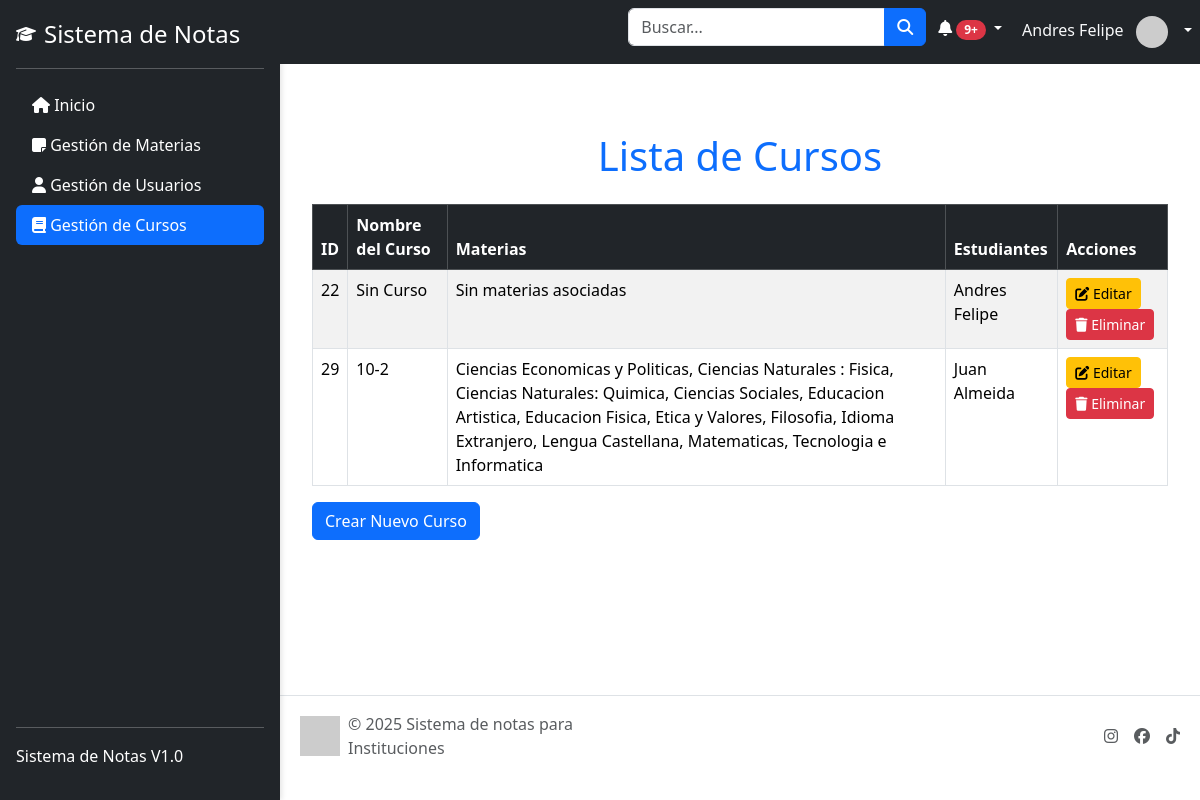
The app's page /dashboard/cursos.php (signed in) with its own data.
### tables this page shows
CREATE TABLE `cursos` (
  `id` int(11) NOT NULL,
  `nombre` varchar(100) NOT NULL,
  `materia_id` int(11) NOT NULL
);

### dashboard/cursos.php (the view, shortened to what this page needs)
<?php
include '../database.php';
$cursos = $conn->query("
    SELECT
        c.id AS curso_id,
        c.nombre AS curso_nombre,
        GROUP_CONCAT(DISTINCT m.nombre SEPARATOR ', ') AS materias,
        GROUP_CONCAT(DISTINCT u.nombre SEPARATOR ', ') AS estudiantes
    FROM cursos c
    LEFT JOIN materias m ON c.id = m.curso_id
    LEFT JOIN cursos_actuales ca ON c.id = ca.curso_id
    LEFT JOIN usuarios u ON ca.usuario_id = u.id
    GROUP BY c.id, c.nombre
");
?>
<!DOCTYPE html>
<html lang="es">
<head>
    <link rel="stylesheet" href="https://cdn.jsdelivr.net/npm/bootstrap@5.3.3/dist/css/bootstrap.min.css">
</head>
<body>
    <aside>
        <?php include 'componentes/sidebar.php'; ?>
    </aside>
    <?php include 'componentes/topbar.php'; ?>
    <main>
        <div class="container mt-5">
            <h1 class="text-center text-primary">Lista de Cursos</h1>
            <div class="table-responsive mt-4">
                <table class="table table-bordered table-striped">
                    <thead class="table-dark">
                        <tr>
                            <th>ID</th>
                            <th>Nombre del Curso</th>
                            <th>Materias</th>
                            <th>Estudiantes</th>
                            <th>Acciones</th>
                        </tr>
                    </thead>
                    <tbody>
                        <?php if ($cursos->num_rows > 0): ?>
                            <?php while ($curso = $cursos->fetch_assoc()): ?>
                                <tr>
                                    <td><?php echo $curso['curso_id']; ?></td>
                                    <td><?php echo htmlspecialchars($curso['curso_nombre']); ?></td>
                                    <td><?php echo htmlspecialchars($curso['materias'] ?? 'Sin materias asociadas'); ?></td>
                                    <td><?php echo htmlspecialchars($curso['estudiantes'] ?? 'Sin estudiantes inscritos'); ?></td>
                                    <td>
                                        <form action="cursos.php" method="get" class="d-inline">
                                            <button type="submit" class="btn btn-warning btn-sm" data-bs-toggle="modal" data-bs-target="#modalEditarCurso">
                                                <i class="fa-solid fa-pen-to-square"></i> Editar
                                            </button>
                                        </form>
                                        <a href="#"
                                            class="btn btn-danger btn-sm"
                                            onclick="confirmarEliminacion(<?php echo $curso['curso_id']; ?>);">
                                            <i class="fa-solid fa-trash"></i> Eliminar
                                        </a>
                                    </td>
                                </tr>
                            <?php endwhile; ?>
                        <?php else: ?>
                            <tr>
                                <td colspan="5" class="text-center">No hay cursos disponibles.</td>
                            </tr>
                        <?php endif; ?>
                    </tbody>
                </table>
                <div class="mb-4 text-start">
                    <button class="btn btn-primary" data-bs-toggle="modal" data-bs-target="#modalNuevoCurso">
                        Crear Nuevo Curso
                    </button>
                </div>
            </div>
        </div>
    </main>
    <?php include 'componentes/footer.php'; ?>
</body>
</html>

### public/css/styles.css (style rules this page uses)
body { display: flex; flex-direction: column; min-height: 100vh; }
aside { position: fixed; height: 100vh; width: 280px; background-color: #343a40; color: white; box-shadow: 2px 0 5px rgba(0, 0, 0, 0.1); }
main { margin-left: 280px; flex: 1; padding: 20px; }

### dashboard/cursos.php (style rules this page uses)
body { display: flex; flex-direction: column; min-height: 100vh; }
aside { position: fixed; height: 100vh; width: 280px; background-color: #343a40; color: white; box-shadow: 2px 0 5px rgba(0, 0, 0, 0.1); }
main { margin-left: 280px; flex: 1; padding: 20px; }

### records on screen
cursos: id "22", nombre "Sin Curso", materias "Sin materias asociadas", estudiantes "Andres Felipe"
cursos: id "29", nombre "10-2", materias "Ciencias Economicas y Politicas, Ciencias Naturales : Fisica, Ciencias Naturales: Quimica, Ciencias Sociales, Educacion Artistica, Educacion Fisica, Etica y Valores, Filosofia, Idioma Extranjero, Lengua Castellana, Matematicas, Tecnologia e Informatica", estudiantes "Juan Almeida"

### other values on screen
$_SESSION['usuario_nombre'] "Andres Felipe"
